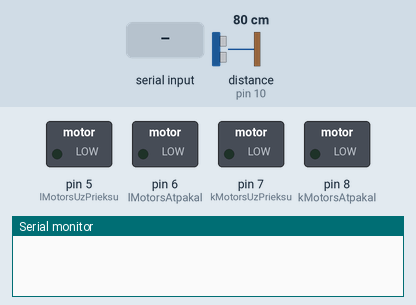
Recording of a sketch running on a simulated Arduino Uno, built with avr-gcc and run on an emulated ATmega328P. Parts: switched loads named in the sketch (green lamp = pin HIGH), the last lines printed to the serial monitor. The inputs (shaded band) are chosen by the test bench; at power-on: distance to the obstacle (sensor on pin 10) 80 cm. The echo pulse lasts 58.3 µs per cm; random numbers use the default seed unless the sketch sets one.

Above: at 1.2 s.
1.3 s: "f" received over the second serial link
At 1.4 s:
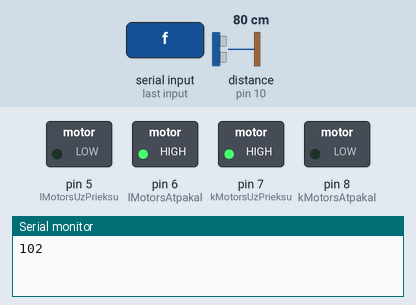
At 4.0 s:
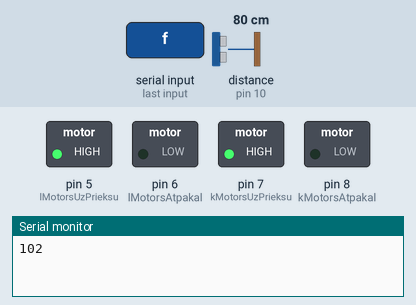
4.3 s: "w" received over the second serial link
At 4.3 s:
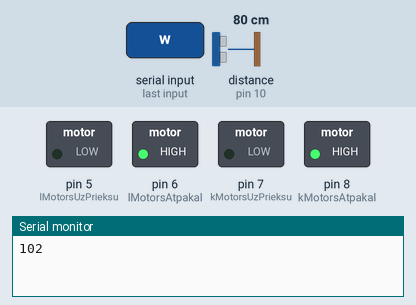
7.3 s: "r" received over the second serial link
Timing chart, 0 to 10.3 s (numbered marks = the images above; inputs shaded):
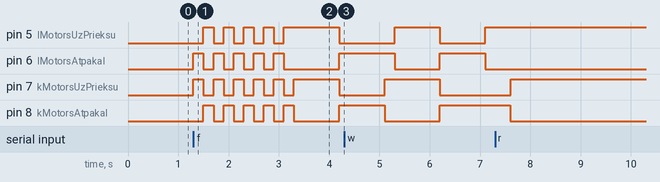

The sketch:

RTU_Robots_BT_dejo.ino
```cpp
#include <HCSR04.h> // Ultrasonic sensor library
#include <SoftwareSerial.h> // Alternative serial port library
SoftwareSerial mySerial(2, 3); // RX, TX - Alternative serial ports

#define lMotorsUzPrieksu 5
#define lMotorsAtpakal 6
#define kMotorsUzPrieksu 7
#define kMotorsAtpakal 8
#define trig 9
#define echo 10

HCSR04 hc(trig, echo);//initialisation class HCSR04 (trig pin , echo pin)
//Mainiigie
int incomingByte = 0;
int distance = 0;
long randNumber;

void setup() {
  mySerial.begin(9600);//BT - serial
  Serial.begin(9600); //Upload un monitor
  randomSeed(analogRead(0));

  pinMode(lMotorsUzPrieksu, OUTPUT);
  pinMode(lMotorsAtpakal, OUTPUT);
  pinMode(kMotorsUzPrieksu, OUTPUT);
  pinMode(kMotorsAtpakal, OUTPUT);
}

void loop() {
  // gaida burtu
  if (mySerial.available() > 0) {
    incomingByte = mySerial.read();
    Serial.println(incomingByte);
  }

  //uz prieksu
  if (incomingByte == 'w') {
    distance = hc.dist();// nomerit distanci
    Serial.println(distance);
    if (distance > 10) {
      uz_Prieksu();
    }
    incomingByte = 0;
  }

  //pa kreisi
  if (incomingByte == 'a') {

    paKreisi();
    incomingByte = 0;
  }

  //pa labi
  if (incomingByte == 'd') {
    paLabi();
    incomingByte = 0;
  }

  //atpakal
  if (incomingByte == 's') {
    atpakal();
    incomingByte = 0;
  }

  //dejo
  if (incomingByte == 'f') {
    incomingByte = 0;
    grozasReiz(5);
    uz_Prieksu(); uz_Prieksu(); uz_Prieksu();
    atpakal(); atpakal(); atpakal();
    grozasReiz(5);
    paLabi(); paLabi();
    uz_Prieksu(); uz_Prieksu(); uz_Prieksu();
    atpakal(); atpakal(); atpakal();
    grozasReiz(5);
    paKreisi(); paKreisi(); paKreisi(); paKreisi(); paKreisi();
  }

  // Automatiskaa Robota f-cija
  while (incomingByte == 'r') {
    merotUzPrieksu();
    skatitiesApkart();
    if (mySerial.available() > 0) {
      incomingByte = 0;
      break;
    };
  }
}

//// funkcijas
void grozasReiz(int reizes) {
  for (int i = 0; i < reizes ; i++) {
    if (mySerial.available() > 0) {
      incomingByte = 0;
      break;
    }
    paLabi(); paLabi();
    paKreisi(); paKreisi();
  }
}

void paKreisi() {
  digitalWrite(lMotorsUzPrieksu, HIGH);
  digitalWrite(kMotorsAtpakal, HIGH);
  delay(100);
  digitalWrite(lMotorsUzPrieksu, LOW);
  digitalWrite(kMotorsAtpakal, LOW);
}
//
void paLabi() {
  digitalWrite(kMotorsUzPrieksu, HIGH);
  digitalWrite(lMotorsAtpakal, HIGH);
  delay(100);
  digitalWrite(kMotorsUzPrieksu, LOW);
  digitalWrite(lMotorsAtpakal, LOW);
}
//
void atpakal() {
  //atpakal
  digitalWrite(lMotorsAtpakal, HIGH);
  digitalWrite(kMotorsAtpakal, HIGH);
  delay(300);
  digitalWrite(lMotorsAtpakal, LOW);
  digitalWrite(kMotorsAtpakal, LOW);

}
void uz_Prieksu() {
  digitalWrite(kMotorsUzPrieksu, HIGH);
  digitalWrite(lMotorsUzPrieksu, HIGH);
  delay(300);
  digitalWrite(kMotorsUzPrieksu, LOW);
  digitalWrite(lMotorsUzPrieksu, LOW);

}
void merotUzPrieksu() {
  distance = hc.dist();
  Serial.println(distance);
  while (distance > 10) {
    if (mySerial.available() > 0) {
      incomingByte = 0;
      break;
    }
    uz_Prieksu();
    distance = hc.dist();
  }
  atpakal();

}
void skatitiesApkart() {
  // peec random skaitla vai uz vienu pusi, vai uz otru
  distance = hc.dist();
  randNumber = random(2);//no 0 - 1
  if (randNumber == 0) {
    while (distance < 20) {
      //incomingByte = checkSerialForByte();
      if (mySerial.available() > 0) {
        incomingByte = 0;
        break;
      }
      paLabi();
      distance = hc.dist();
    }
  }
  else {
    while (distance < 20) {
      //incomingByte = checkSerialForByte();
      if (mySerial.available() > 0) {
        incomingByte = 0;
        break;
      }
      paKreisi();
      distance = hc.dist();
    }
  }
}
char checkSerialForByte() {
  if (mySerial.available() > 0) {
    byte incomingByte2 = mySerial.read();
    Serial.println(incomingByte2);
    return incomingByte2;
  }
}
```

Measured:
- after the input at 1.3 s, pin 5 (lMotorsUzPrieksu): goes 4 × (HIGH 0.20 s, LOW 0.20 s), HIGH 1.1 s, then LOW, starting after 0.20 s; pin 6 (lMotorsAtpakal): goes 4 × (HIGH 0.20 s, LOW 0.20 s), HIGH 0.20 s, LOW 1.1 s, then HIGH, starting at once
